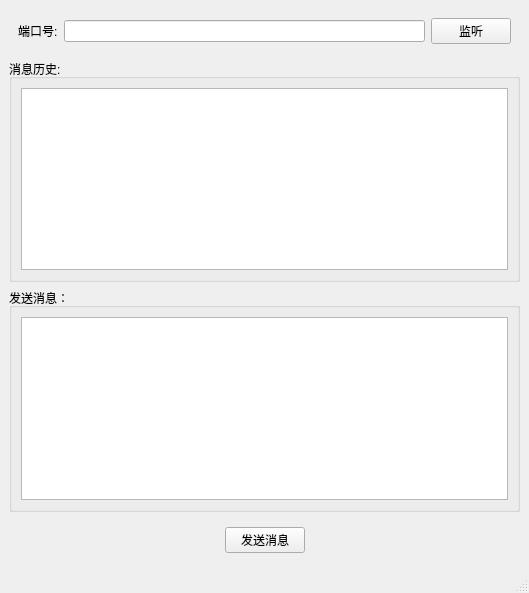
<?xml version="1.0" encoding="UTF-8"?>
<ui version="4.0">
 <class>MainWindow</class>
 <widget class="QMainWindow" name="MainWindow">
  <property name="geometry">
   <rect>
    <x>0</x>
    <y>0</y>
    <width>529</width>
    <height>593</height>
   </rect>
  </property>
  <property name="windowTitle">
   <string>MainWindow</string>
  </property>
  <widget class="QWidget" name="centralwidget">
   <layout class="QVBoxLayout" name="verticalLayout">
    <item>
     <widget class="QWidget" name="widget" native="true">
      <layout class="QHBoxLayout" name="horizontalLayout">
       <item>
        <widget class="QLabel" name="label">
         <property name="text">
          <string>端口号:</string>
         </property>
        </widget>
       </item>
       <item>
        <widget class="QLineEdit" name="lineEdit_port"/>
       </item>
       <item>
        <widget class="QPushButton" name="btn_listen">
         <property name="text">
          <string>监听</string>
         </property>
        </widget>
       </item>
      </layout>
     </widget>
    </item>
    <item>
     <widget class="QGroupBox" name="groupBox">
      <property name="title">
       <string>消息历史:</string>
      </property>
      <layout class="QHBoxLayout" name="horizontalLayout_4">
       <item>
        <widget class="QTextEdit" name="textEdit_historyMsg"/>
       </item>
      </layout>
     </widget>
    </item>
    <item>
     <widget class="QGroupBox" name="groupBox_2">
      <property name="title">
       <string>发送消息：</string>
      </property>
      <layout class="QHBoxLayout" name="horizontalLayout_3">
       <item>
        <widget class="QTextEdit" name="textEdit_sendMsg"/>
       </item>
      </layout>
     </widget>
    </item>
    <item>
     <widget class="QWidget" name="widget_2" native="true">
      <layout class="QHBoxLayout" name="horizontalLayout_2">
       <item>
        <spacer name="horizontalSpacer">
         <property name="orientation">
          <enum>Qt::Horizontal</enum>
         </property>
         <property name="sizeHint" stdset="0">
          <size>
           <width>178</width>
           <height>20</height>
          </size>
         </property>
        </spacer>
       </item>
       <item>
        <widget class="QPushButton" name="btn_sendMsg">
         <property name="text">
          <string>发送消息</string>
         </property>
        </widget>
       </item>
       <item>
        <spacer name="horizontalSpacer_2">
         <property name="orientation">
          <enum>Qt::Horizontal</enum>
         </property>
         <property name="sizeHint" stdset="0">
          <size>
           <width>177</width>
           <height>20</height>
          </size>
         </property>
        </spacer>
       </item>
      </layout>
     </widget>
    </item>
   </layout>
  </widget>
  <widget class="QMenuBar" name="menubar">
   <property name="geometry">
    <rect>
     <x>0</x>
     <y>0</y>
     <width>529</width>
     <height>25</height>
    </rect>
   </property>
  </widget>
  <widget class="QStatusBar" name="statusbar"/>
 </widget>
 <resources/>
 <connections/>
</ui>
